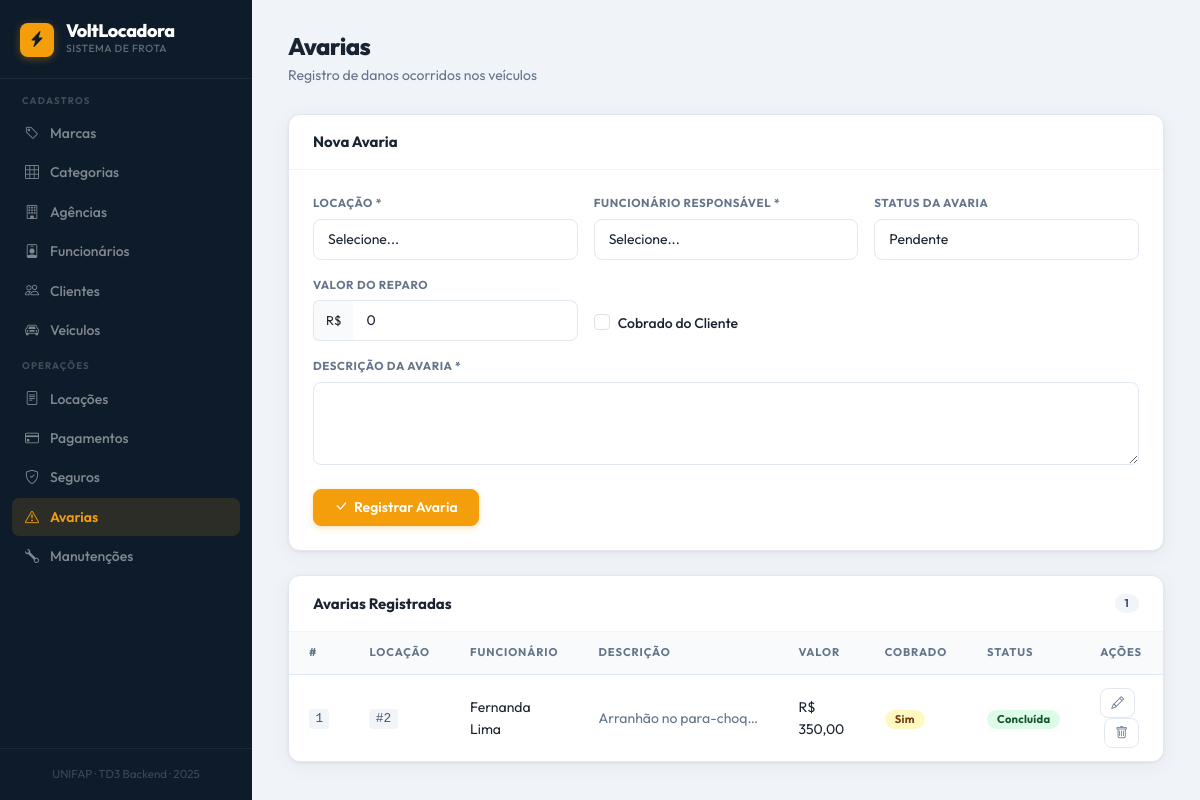
The app's page /index.php?page=avaria with its own data.
### tables this page shows
CREATE TABLE IF NOT EXISTS avaria (
    id_avaria        INT              NOT NULL AUTO_INCREMENT,
    id_locacao       INT              NOT NULL,
    id_funcionario   INT              NOT NULL,
    descricao        TEXT             NOT NULL,
    valor_reparo     DECIMAL(10,2)    NOT NULL DEFAULT 0.00,
    status           ENUM('pendente','em_reparo','concluida')
                                      NOT NULL DEFAULT 'pendente',
    data_registro    DATETIME         NOT NULL DEFAULT CURRENT_TIMESTAMP,
    cobrado_cliente  TINYINT(1)       NOT NULL DEFAULT 0,
    PRIMARY KEY (id_avaria),
    CONSTRAINT fk_ava_locacao    FOREIGN KEY (id_locacao)     REFERENCES locacao    (id_locacao)     ON UPDATE CASCADE ON DELETE RESTRICT,
    CONSTRAINT fk_ava_funcionario FOREIGN KEY (id_funcionario) REFERENCES funcionario(id_funcionario) ON UPDATE CASCADE ON DELETE RESTRICT
);

### dao/FuncionarioDAO.php (called while the page is built, shortened)
<?php
require_once 'config/Conexao.php';
require_once 'model/Funcionario.php';
class FuncionarioDAO {
    private $conn;
    public function __construct() {
        $this->conn = Conexao::getConn();
    }
    public function listar() {
        $stmt = $this->conn->query("SELECT * FROM funcionario ORDER BY nome");
        $lista = [];
        while ($row = $stmt->fetch(PDO::FETCH_ASSOC)) {
            $obj = new Funcionario($row['id_agencia'], $row['nome'], $row['cpf'], $row['cargo'], $row['email'], $row['telefone'], $row['data_admissao'], $row['ativo']);
            $obj->setId($row['id_funcionario']);
            $lista[] = $obj;
        }
        return $lista;
    }
}

### config/Conexao.php (called while the page is built)
<?php
class Conexao {
    private static $instance;
    public static function getConn() {
        if (!isset(self::$instance)) {
            $host   = getenv('MYSQL_HOST')     ?: 'mysql';
            $db     = getenv('MYSQL_DATABASE') ?: 'topcar';
            $user   = getenv('MYSQL_USERNAME') ?: 'mysql';
            $pass   = getenv('MYSQL_PASSWORD') ?: 'pass3word';
            self::$instance = new \PDO(
                "mysql:host=$host;dbname=$db;charset=utf8mb4",
                $user,
                $pass
            );
            self::$instance->setAttribute(PDO::ATTR_ERRMODE, PDO::ERRMODE_EXCEPTION);
            self::$instance->exec("SET NAMES 'utf8mb4' COLLATE 'utf8mb4_unicode_ci'");
        }
        return self::$instance;
    }
}

### controller/FuncionarioController.php (called while the page is built, shortened)
<?php
require_once 'model/Funcionario.php';
require_once 'dao/FuncionarioDAO.php';
class FuncionarioController {
    public function listar() {
        $dao = new FuncionarioDAO();
        return $dao->listar();
    }
}

### model/Avaria.php (called while the page is built, shortened)
<?php
class Avaria {
    private $id;
    private $idLocacao;
    private $idFuncionario;
    private $descricao;
    private $valorReparo;
    private $status;
    private $cobradoCliente;
    public function __construct($idLocacao = '', $idFuncionario = '', $descricao = '', $valorReparo = 0, $status = 'pendente', $cobradoCliente = 0) {
        $this->idLocacao      = $idLocacao;
        $this->idFuncionario  = $idFuncionario;
        $this->descricao      = $descricao;
        $this->valorReparo    = $valorReparo;
        $this->status         = $status;
        $this->cobradoCliente = $cobradoCliente;
    }
    public function getId()             { return $this->id; }
    public function getIdLocacao()      { return $this->idLocacao; }
    public function getIdFuncionario()  { return $this->idFuncionario; }
    public function getDescricao()      { return $this->descricao; }
    public function getValorReparo()    { return $this->valorReparo; }
    public function getStatus()         { return $this->status; }
    public function getCobradoCliente() { return $this->cobradoCliente; }
    public function setId($v)             { $this->id = $v; }
}

### dao/AvariaDAO.php (called while the page is built, shortened)
<?php
require_once 'config/Conexao.php';
require_once 'model/Avaria.php';
class AvariaDAO {
    private $conn;
    public function __construct() {
        $this->conn = Conexao::getConn();
    }
    public function listar() {
        $stmt = $this->conn->query("SELECT * FROM avaria ORDER BY data_registro DESC");
        $lista = [];
        while ($row = $stmt->fetch(PDO::FETCH_ASSOC)) {
            $obj = new Avaria($row['id_locacao'], $row['id_funcionario'], $row['descricao'], $row['valor_reparo'], $row['status'], $row['cobrado_cliente']);
            $obj->setId($row['id_avaria']);
            $obj->setDataRegistro($row['data_registro']);
            $lista[] = $obj;
        }
        return $lista;
    }
}

### controller/AvariaController.php (called while the page is built, shortened)
<?php
require_once 'model/Avaria.php';
require_once 'dao/AvariaDAO.php';
class AvariaController {
    public function listar() {
        $dao = new AvariaDAO();
        return $dao->listar();
    }
}

### model/Funcionario.php (called while the page is built, shortened)
<?php
class Funcionario {
    private $id;
    private $nome;
    public function __construct($idAgencia = '', $nome = '', $cpf = '', $cargo = '', $email = '', $telefone = '', $dataAdmissao = '', $ativo = 1) {
        $this->nome         = $nome;
    }
    public function getId()           { return $this->id; }
    public function getNome()         { return $this->nome; }
    public function setId($v)           { $this->id = $v; }
}

### config/helpers.php (called while the page is built)
<?php
function h($val) {
    return htmlspecialchars((string)($val ?? ''), ENT_QUOTES | ENT_SUBSTITUTE, 'UTF-8');
}

### view/avaria_form.php (the view, shortened to what this page needs)
<div class="page-hdr">
  <h1>Avarias</h1>
  <p>Registro de danos ocorridos nos veículos</p>
</div>
<div class="page-card p-0 mb-4">
  <div class="card-head">
    <h5 class="card-title"><?= isset($objEdit) ? 'Editar Avaria' : 'Nova Avaria' ?></h5>
  </div>
  <div class="card-body-pad">
    <form method="post" action="index.php?page=avaria">
      <div class="row g-3">
        <div class="col-md-4">
          <label class="form-label">Locação *</label>
          <select name="id_locacao" class="form-select" required>
            <option value="">Selecione...</option>
          </select>
        </div>
        <div class="col-md-4">
          <label class="form-label">Funcionário Responsável *</label>
          <select name="id_funcionario" class="form-select" required>
            <option value="">Selecione...</option>
          </select>
        </div>
        <div class="col-md-4">
          <label class="form-label">Status da Avaria</label>
          <select name="status" class="form-select">
            <?php foreach (['pendente'=>'Pendente','em_reparo'=>'Em Reparo','concluida'=>'Concluída'] as $val => $lbl): ?>
              <option value="<?= $val ?>" <?= (isset($objEdit) && $objEdit->getStatus() === $val) ? 'selected' : '' ?>><?= $lbl ?></option>
            <?php endforeach; ?>
          </select>
        </div>
        <div class="col-md-4">
          <label class="form-label">Valor do Reparo</label>
          <div class="input-group">
            <span class="input-group-text" style="background:#f8fafc;border:1.5px solid var(--border);border-right:none;font-size:.8rem">R$</span>
            <input type="number" step="0.01" name="valor_reparo" class="form-control" style="border-left:none" value="<?= isset($objEdit) ? $objEdit->getValorReparo() : 0 ?>">
          </div>
        </div>
        <div class="col-md-4 d-flex align-items-end pb-1">
          <div class="form-check">
            <input type="checkbox" name="cobrado_cliente" value="1" class="form-check-input" id="chkCobrado"
                   <?= (isset($objEdit) && $objEdit->getCobradoCliente()) ? 'checked' : '' ?>>
            <label class="form-check-label" for="chkCobrado">Cobrado do Cliente</label>
          </div>
        </div>
        <div class="col-md-12">
          <label class="form-label">Descrição da Avaria *</label>
          <textarea name="descricao" class="form-control" rows="3" required><?= isset($objEdit) ? h($objEdit->getDescricao()) : '' ?></textarea>
        </div>
      </div>
      <div class="d-flex gap-2 mt-4">
        <button type="submit" name="acao" value="salvar" class="btn btn-primary">
          <i class="bi bi-check-lg"></i><?= isset($objEdit) ? 'Atualizar' : 'Registrar Avaria' ?>
        </button>
      </div>
    </form>
  </div>
</div>
<div class="page-card p-0">
  <div class="card-head">
    <h5 class="card-title">Avarias Registradas</h5>
    <span class="badge bg-secondary"><?= count($lista) ?></span>
  </div>
  <div class="table-wrap">
    <table class="table">
      <thead>
        <tr><th>#</th><th>Locação</th><th>Funcionário</th><th>Descrição</th><th>Valor</th><th>Cobrado</th><th>Status</th><th>Ações</th></tr>
      </thead>
      <tbody>
      <?php
      $statusColors = ['pendente'=>'warning','em_reparo'=>'info','concluida'=>'success'];
      $statusLabels = ['pendente'=>'Pendente','em_reparo'=>'Em Reparo','concluida'=>'Concluída'];
      foreach ($lista as $item): ?>
        <tr>
          <td><code><?= $item->getId() ?></code></td>
          <td><code>#<?= $item->getIdLocacao() ?></code></td>
          <td><?= isset($funcionariosMap[$item->getIdFuncionario()]) ? h($funcionariosMap[$item->getIdFuncionario()]) : '—' ?></td>
          <td class="text-muted" style="max-width:200px;overflow:hidden;text-overflow:ellipsis;white-space:nowrap"><?= h(mb_substr($item->getDescricao(), 0, 60)) ?>…</td>
          <td>R$ <?= number_format($item->getValorReparo(), 2, ',', '.') ?></td>
          <td><?= $item->getCobradoCliente() ? '<span class="badge bg-warning">Sim</span>' : '<span class="badge bg-secondary">Não</span>' ?></td>
          <td><span class="badge bg-<?= $statusColors[$item->getStatus()] ?? 'secondary' ?>"><?= $statusLabels[$item->getStatus()] ?? $item->getStatus() ?></span></td>
          <td>
            <a href="index.php?page=avaria&acao=editar&id=<?= $item->getId() ?>" class="btn btn-sm btn-outline-primary"><i class="bi bi-pencil"></i></a>
            <a href="index.php?page=avaria&acao=deletar&id=<?= $item->getId() ?>" class="btn btn-sm btn-outline-danger ms-1" onclick="return confirm('Excluir avaria?')"><i class="bi bi-trash"></i></a>
          </td>
        </tr>
      <?php endforeach; ?>
      </tbody>
    </table>
  </div>
</div>

### view/layout_header.php (style rules this page uses)
:root { --sidebar-bg: #0d1b2a; --sidebar-w: 252px; --accent: #f59e0b; --accent-dim: rgba(245,159,11,.13); --bg: #f0f4f8; --surface: #ffffff; --text: #1a2332; --muted: #64748b; --subtle: #94a3b8; --border: #e2e8f0; --border-light: #f1f5f9; --success: #10b981; --danger: #ef4444; --warning: #f59e0b; --info: #3b82f6; --r-sm: 8px; --r: 12px; --r-lg: 16px; --shadow: 0 1px 3px rgba(0,0,0,.06), 0 4px 20px rgba(0,0,0,.05); --shadow-lg: 0 8px 40px rgba(0,0,0,.12); --transition: .15s ease; }
*,*::before,*::after { box-sizing: border-box; }
body { font-family: 'Outfit', -apple-system, system-ui, sans-serif; background: var(--bg); color: var(--text); margin: 0; line-height: 1.6; -webkit-font-smoothing: antialiased; min-height: 100vh; }
.page-card { background: var(--surface); border: 1px solid var(--border); border-radius: var(--r); box-shadow: var(--shadow); }
.card-head { display: flex; align-items: center; justify-content: space-between; padding: 1.125rem 1.5rem; border-bottom: 1px solid var(--border-light); }
.card-head h5, .card-head .card-title { font-size: .9375rem; font-weight: 700; margin: 0; color: var(--text); }
.card-body-pad { padding: 1.5rem; }
.table-wrap { overflow-x: auto; border-radius: 0 0 var(--r) var(--r); }
.table { margin: 0; border-collapse: collapse; width: 100%; }
.table thead th { background: #f8fafc; font-size: .7rem; font-weight: 700; letter-spacing: .08em; text-transform: uppercase; color: var(--muted); padding: .75rem 1.25rem; border-bottom: 1px solid var(--border); white-space: nowrap; border-top: none; }
.table tbody td { padding: .8125rem 1.25rem; font-size: .875rem; color: var(--text); border-bottom: 1px solid var(--border-light); vertical-align: middle; }
.table tbody tr:last-child td { border-bottom: none; }
.form-label { display: block; font-size: .72rem; font-weight: 700; letter-spacing: .05em; text-transform: uppercase; color: var(--muted); margin-bottom: .375rem; }
.form-control, .form-select { font-family: 'Outfit', sans-serif; font-size: .875rem; color: var(--text); background: #fff; border: 1.5px solid var(--border); border-radius: var(--r-sm); padding: .5625rem .875rem; transition: border-color var(--transition), box-shadow var(--transition); width: 100%; }
.form-control::placeholder { color: var(--subtle); font-size: .8rem; }
textarea.form-control { resize: vertical; min-height: 80px; }
.form-check-label { font-size: .875rem; font-weight: 500; color: var(--text); }
.btn { font-family: 'Outfit', sans-serif; font-weight: 600; font-size: .875rem; border-radius: var(--r-sm); transition: all var(--transition); display: inline-flex; align-items: center; gap: .375rem; cursor: pointer; border: 1.5px solid transparent; line-height: 1.4; }
.btn-primary { background: var(--accent); border-color: var(--accent); color: #fff; padding: .5rem 1.25rem; box-shadow: 0 2px 6px rgba(245,159,11,.28); }
.btn-sm { padding: .3125rem .625rem; font-size: .8rem; }
.btn-outline-primary { background: transparent; border-color: var(--border); color: var(--muted); padding: .3125rem .625rem; }
.btn-outline-danger { background: transparent; border-color: var(--border); color: var(--muted); padding: .3125rem .625rem; }
.badge { font-family: 'Outfit', sans-serif; font-size: .7rem; font-weight: 700; letter-spacing: .02em; border-radius: 20px; padding: .25rem .625rem; }
.badge.bg-success { background: #dcfce7 !important; color: #14532d !important; }
.badge.bg-warning { background: #fef9c3 !important; color: #713f12 !important; }
.badge.bg-secondary { background: #f1f5f9 !important; color: #475569 !important; }
.text-muted { color: var(--muted) !important; }
code { font-size: .8rem; background: #f1f5f9; color: #475569; padding: .15rem .4rem; border-radius: 4px; font-family: 'Courier New', monospace; }
.page-hdr { margin-bottom: 1.75rem; }
.page-hdr h1 { font-size: 1.5rem; font-weight: 800; letter-spacing: -.025em; margin: 0; }
.page-hdr p { color: var(--muted); font-size: .875rem; margin: .2rem 0 0; }

### records on screen
avaria: id_avaria "1", id_locacao "2", id_funcionario "Fernanda Lima", descricao "Arranhão no para-choq…", valor_reparo "350,00", cobrado_cliente "Sim", status "Concluída"

### other values on screen
count($lista) "1"
form field status "Pendente"
